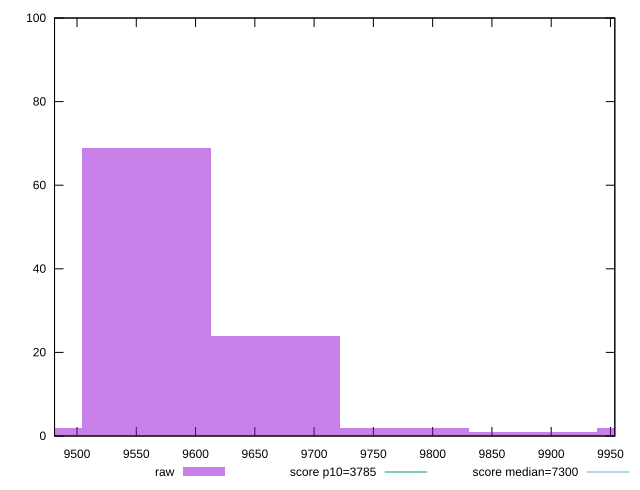

The script that saved this image:
reset

$raw <<EOF
9558.73005104618 69
9667.351983444432 24
9775.973915842684 2
9884.595848240935 1
9450.108118647928 2
9993.217780639188 2
EOF

set key outside below
set boxwidth 108.62193239825204
set xrange [9481.04:9953.6705]
set yrange [0:100]
set trange [0:100]
set style fill transparent solid 0.5 noborder

set parametric
set terminal svg size 640, 490 enhanced background rgb 'white'
set output "reports/report_00033_2021-03-01T14-23-16.841Z/interactive/samples/astro-inner/raw/histogram.svg"

plot $raw title "raw" with boxes, \
     3785,t title "score p10=3785", \
     7300,t title "score median=7300"

reset
